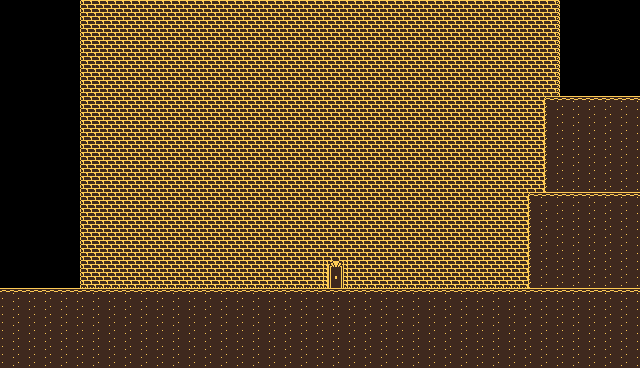

A 2D game scene composited from a Tiled map and its tileset images. What follows is a short description and the map's XML, with every tile layer's data as written:
An orthogonal 40x23 tile map with 16x16 px tiles, 2 tile layers (background, ground) and 3 objects.

<map version="1.10" tiledversion="1.10.2" orientation="orthogonal" renderorder="right-down" width="40" height="23" tilewidth="16" tileheight="16" infinite="0" nextlayerid="5" nextobjectid="7">
 <editorsettings>
  <export target="../001.lua" format="lua" />
 </editorsettings>
 <tileset firstgid="1" name="Amber Tower tileset" tilewidth="16" tileheight="16" tilecount="256" columns="16">
  <image source="../../assets/tileset.png" width="256" height="256" />
 </tileset>
 <layer id="2" name="background" width="40" height="23">
  <data encoding="csv">
0,0,0,0,0,97,98,98,98,98,98,98,98,98,98,98,98,98,98,98,98,98,98,98,98,98,98,98,98,98,98,98,98,98,99,0,0,0,0,0,
0,0,0,0,0,97,98,98,98,98,98,98,98,98,98,98,98,98,98,98,98,98,98,98,98,98,98,98,98,98,98,98,98,98,99,0,0,0,0,0,
0,0,0,0,0,97,98,98,98,98,98,98,98,98,98,98,98,98,98,98,98,98,98,98,98,98,98,98,98,98,98,98,98,98,99,0,0,0,0,0,
0,0,0,0,0,97,98,98,98,98,98,98,98,98,98,98,98,98,98,98,98,98,98,98,98,98,98,98,98,98,98,98,98,98,99,0,0,0,0,0,
0,0,0,0,0,97,98,98,98,98,98,98,98,98,98,98,98,98,98,98,98,98,98,98,98,98,98,98,98,98,98,98,98,98,99,0,0,0,0,0,
0,0,0,0,0,97,98,98,98,98,98,98,98,98,98,98,98,98,98,98,98,98,98,98,98,98,98,98,98,98,98,98,98,98,99,0,0,0,0,0,
0,0,0,0,0,97,98,98,98,98,98,98,98,98,98,98,98,98,98,98,98,98,98,98,98,98,98,98,98,98,98,98,98,98,99,9,9,9,9,9,
0,0,0,0,0,97,98,98,98,98,98,98,98,98,98,98,98,98,98,98,98,98,98,98,98,98,98,98,98,98,98,98,98,98,99,9,9,9,9,9,
0,0,0,0,0,97,98,98,98,98,98,98,98,98,98,98,98,98,98,98,98,98,98,98,98,98,98,98,98,98,98,98,98,98,99,9,9,9,9,9,
0,0,0,0,0,97,98,98,98,98,98,98,98,98,98,98,98,98,98,98,98,98,98,98,98,98,98,98,98,98,98,98,98,98,99,9,9,9,9,9,
0,0,0,0,0,97,98,98,98,98,98,98,98,98,98,98,98,98,98,98,98,98,98,98,98,98,98,98,98,98,98,98,98,98,99,9,9,9,9,9,
0,0,0,0,0,97,98,98,98,98,98,98,98,98,98,98,98,98,98,98,98,98,98,98,98,98,98,98,98,98,98,98,98,98,99,9,9,9,9,9,
0,0,0,0,0,97,98,98,98,98,98,98,98,98,98,98,98,98,98,98,98,98,98,98,98,98,98,98,98,98,98,98,98,98,99,9,9,9,9,9,
0,0,0,0,0,97,98,98,98,98,98,98,98,98,98,98,98,98,98,98,98,98,98,98,98,98,98,98,98,98,98,98,98,98,99,9,9,9,9,9,
0,0,0,0,0,97,98,98,98,98,98,98,98,98,98,98,98,98,98,98,98,98,98,98,98,98,98,98,98,98,98,98,98,98,99,9,9,9,9,9,
0,0,0,0,0,97,98,98,98,98,98,98,98,98,98,98,98,98,98,98,98,98,98,98,98,98,98,98,98,98,98,98,98,98,99,9,9,9,9,9,
0,0,0,0,0,97,98,98,98,98,98,98,98,98,98,98,98,98,98,98,89,90,98,98,98,98,98,98,98,98,98,98,98,98,99,9,9,9,9,9,
0,0,0,0,0,113,114,114,114,114,114,114,114,114,114,114,114,114,114,114,105,106,114,114,114,114,114,114,114,114,114,114,114,114,115,9,9,9,9,9,
9,9,9,9,9,9,9,9,9,9,9,9,9,9,9,9,9,9,9,9,9,9,9,9,9,9,9,9,9,9,9,9,9,9,9,9,9,9,9,9,
9,9,9,9,9,9,9,9,9,9,9,9,9,9,9,9,9,9,9,9,9,9,9,9,9,9,9,9,9,9,9,9,9,9,9,9,9,9,9,9,
9,9,9,9,9,9,9,9,9,9,9,9,9,9,9,9,9,9,9,9,9,9,9,9,9,9,9,9,9,9,9,9,9,9,9,9,9,9,9,9,
9,9,9,9,9,9,9,9,9,9,9,9,9,9,9,9,9,9,9,9,9,9,9,9,9,9,9,9,9,9,9,9,9,9,9,9,9,9,9,9,
9,9,9,9,9,9,9,9,9,9,9,9,9,9,9,9,9,9,9,9,9,9,9,9,9,9,9,9,9,9,9,9,9,9,9,9,9,9,9,9
</data>
 </layer>
 <layer id="1" name="ground" width="40" height="23">
  <data encoding="csv">
0,0,0,0,0,0,0,0,0,0,0,0,0,0,0,0,0,0,0,0,0,0,0,0,0,0,0,0,0,0,0,0,0,0,0,0,0,0,0,0,
0,0,0,0,0,0,0,0,0,0,0,0,0,0,0,0,0,0,0,0,0,0,0,0,0,0,0,0,0,0,0,0,0,0,0,0,0,0,0,0,
0,0,0,0,0,0,0,0,0,0,0,0,0,0,0,0,0,0,0,0,0,0,0,0,0,0,0,0,0,0,0,0,0,0,0,0,0,0,0,0,
0,0,0,0,0,0,0,0,0,0,0,0,0,0,0,0,0,0,0,0,0,0,0,0,0,0,0,0,0,0,0,0,0,0,0,0,0,0,0,0,
0,0,0,0,0,0,0,0,0,0,0,0,0,0,0,0,0,0,0,0,0,0,0,0,0,0,0,0,0,0,0,0,0,0,0,0,0,0,0,0,
0,0,0,0,0,0,0,0,0,0,0,0,0,0,0,0,0,0,0,0,0,0,0,0,0,0,0,0,0,0,0,0,0,0,0,0,0,0,0,0,
0,0,0,0,0,0,0,0,0,0,0,0,0,0,0,0,0,0,0,0,0,0,0,0,0,0,0,0,0,0,0,0,0,0,1,2,2,2,2,2,
0,0,0,0,0,0,0,0,0,0,0,0,0,0,0,0,0,0,0,0,0,0,0,0,0,0,0,0,0,0,0,0,0,0,17,18,18,18,18,18,
0,0,0,0,0,0,0,0,0,0,0,0,0,0,0,0,0,0,0,0,0,0,0,0,0,0,0,0,0,0,0,0,0,0,17,18,18,18,18,18,
0,0,0,0,0,0,0,0,0,0,0,0,0,0,0,0,0,0,0,0,0,0,0,0,0,0,0,0,0,0,0,0,0,0,17,18,18,18,18,18,
0,0,0,0,0,0,0,0,0,0,0,0,0,0,0,0,0,0,0,0,0,0,0,0,0,0,0,0,0,0,0,0,0,0,17,18,18,18,18,18,
0,0,0,0,0,0,0,0,0,0,0,0,0,0,0,0,0,0,0,0,0,0,0,0,0,0,0,0,0,0,0,0,0,0,17,18,18,18,18,18,
0,0,0,0,0,0,0,0,0,0,0,0,0,0,0,0,0,0,0,0,0,0,0,0,0,0,0,0,0,0,0,0,0,1,2,2,2,2,2,2,
0,0,0,0,0,0,0,0,0,0,0,0,0,0,0,0,0,0,0,0,0,0,0,0,0,0,0,0,0,0,0,0,0,17,18,18,18,18,18,18,
0,0,0,0,0,0,0,0,0,0,0,0,0,0,0,0,0,0,0,0,0,0,0,0,0,0,0,0,0,0,0,0,0,17,18,18,18,18,18,18,
0,0,0,0,0,0,0,0,0,0,0,0,0,0,0,0,0,0,0,0,0,0,0,0,0,0,0,0,0,0,0,0,0,17,18,18,18,18,18,18,
0,0,0,0,0,0,0,0,0,0,0,0,0,0,0,0,0,0,0,0,0,0,0,0,0,0,0,0,0,0,0,0,0,17,18,18,18,18,18,18,
0,0,0,0,0,0,0,0,0,0,0,0,0,0,0,0,0,0,0,0,0,0,0,0,0,0,0,0,0,0,0,0,0,17,18,18,18,18,18,18,
2,2,2,2,2,2,2,2,2,2,2,2,2,2,2,2,2,2,2,2,2,2,2,2,2,2,2,2,2,2,2,2,2,2,2,2,2,2,2,2,
18,18,18,18,18,18,18,18,18,18,18,18,18,18,18,18,18,18,18,18,18,18,18,18,18,18,18,18,18,18,18,18,18,18,18,18,18,18,18,18,
18,18,18,18,18,18,18,18,18,18,18,18,18,18,18,18,18,18,18,18,18,18,18,18,18,18,18,18,18,18,18,18,18,18,18,18,18,18,18,18,
18,18,18,18,18,18,18,18,18,18,18,18,18,18,18,18,18,18,18,18,18,18,18,18,18,18,18,18,18,18,18,18,18,18,18,18,18,18,18,18,
18,18,18,18,18,18,18,18,18,18,18,18,18,18,18,18,18,18,18,18,18,18,18,18,18,18,18,18,18,18,18,18,18,18,18,18,18,18,18,18
</data>
 </layer>
 <objectgroup id="4" name="solid">
  <object id="4" x="0" y="288" width="640" height="79.5">
   <properties>
    <property name="collidable" type="bool" value="true" />
   </properties>
  </object>
  <object id="5" x="528" y="193.25" width="112.25" height="94">
   <properties>
    <property name="collidable" type="bool" value="true" />
   </properties>
  </object>
  <object id="6" x="544.5" y="96.5" width="95.75" height="96.75">
   <properties>
    <property name="collidable" type="bool" value="true" />
   </properties>
  </object>
 </objectgroup>
</map>